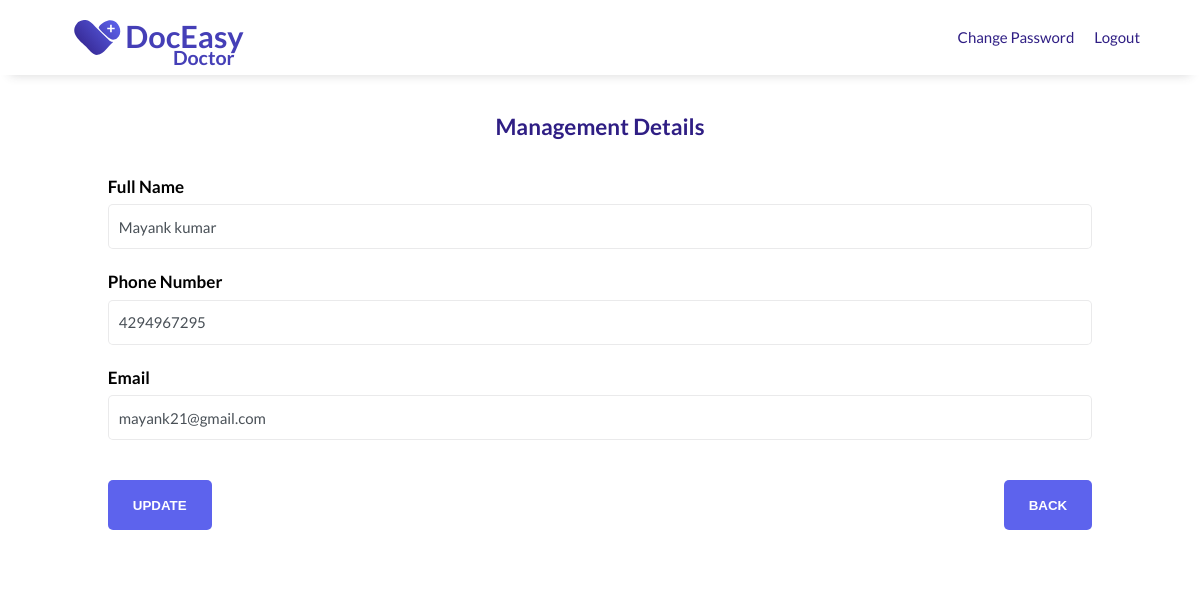
Screenshot of /public/dashboard/ProfilePage/updateManagementProfile.php (signed in) with the database file from the repository.
### tables this page shows
CREATE TABLE `management` (
  `m_id` int(2) UNSIGNED NOT NULL,
  `clinic_id` int(4) UNSIGNED DEFAULT NULL,
  `username` varchar(10) NOT NULL,
  `password` int(10) UNSIGNED NOT NULL,
  `full_name` varchar(50) NOT NULL,
  `phn_no` int(10) UNSIGNED NOT NULL,
  `Email` varchar(50) NOT NULL
);

### public/dashboard/ProfilePage/updateManagementProfile.php (the view, shortened to what this page needs)
<?php
include "../../config.php";
if ($_SESSION["loggedIn"]) {
?>
    <!DOCTYPE html>
    <html lang="en">
    <head>
        <link rel="stylesheet" type="text/css" href="/assets/css/managementRegister.css" />
    </head>
    <body>
        <?php
        $uname =  $_SESSION["uname"];
        $sql = "SELECT * FROM management,clinic WHERE clinic.id = management.clinic_id AND username='$uname'";
        $result = $conn->query($sql);
        $row = $result->fetch_assoc();
        if ($row) {
        ?>
            <header id="header">
                <div class="logo">
                    <a href="../managementDash.php">
                        <img class="logo-img" id="header-img" src="/assets/images/doceasy/doceasy-doctor-logo.svg" alt="DocEasy logo" />
                    </a>
                </div>
                <nav id="nav-bar">
                    <ul>
                        <li><a class="nav-link" href="./changePassword/managementPasswordUpdate.php">Change Password</a></li>
                        <li><a class="nav-link" href="/public/logout/managementLogout.php">Logout</a></li>
                    </ul>
                </nav>
            </header>
            <main>
                <section id="registration">
                    <h2>Management Details</h2>
                    <div class="grid">
                        <form id="form" action="" method="POST">
                            <div class="column-100">
                                <div class="form-group">
                                    <label id="name-label" for="full-name"><strong>Full Name</strong></label>
                                    <input type="text" name="full_name" class="form-control" id="full-name" placeholder="Full Name" value="<?php echo $row["full_name"] ?>" />
                                </div>
                            </div>
                            <div class="column-100">
                                <div class="form-group">
                                    <label id="phn-label" for="phn-no"><strong>Phone Number</strong></label>
                                    <input type="tel" name="phn_no" class="form-control" id="phn-no" placeholder="Phone Number" value="<?php echo $row["phn_no"] ?>" />
                                </div>
                            </div>
                            <div class="column-100">
                                <div class="form-group">
                                    <label id="email-label" for="email"><strong>Email</strong></label>
                                    <input type="email" name="Email" class="form-control" id="email" placeholder="Email address" value="<?php echo $row["Email"] ?>" />
                                </div>
                            </div>
                            <div class="column-50">
                                <div class="form-group">
                                    <input id="submit" type="submit" name="update" value="Update" class="btn" />
                                </div>
                            </div>
                            <div class="column-50">
                                <div class="form-group">
                                    <a href="../managementDash.php">
                                        <input id="back" type="button" value="back" class="btn" />
                                    </a>
                                </div>
                            </div>
                        </form>
                    </div>
                </section>
            </main>
    </body>
<?php
        }
    } else {
        header("Location: /public/login/ManagementLogin.php");
    }
?>
    </html>

### assets/css/managementRegister.css (style rules this page uses)
* { margin: 0; padding: 0; box-sizing: border-box; scroll-behavior: smooth; }
html { font-size: 10px; }
body { font-size: 1.5rem; line-height: 1.5; font-family: "Lato", sans-serif; color: #37383a; }
h2 { margin-bottom: 3rem; }
li { list-style: none; }
a { color: #2f1e84; text-decoration: none; }
img { max-width: 100%; height: auto; display: block; }
.column-50 { float: left; width: 50%; padding: 0 4%; }
.column-100 { float: left; padding: 0 4%; width: 100%; }
.grid::after { content: ""; display: table; clear: both; }
.btn { text-transform: uppercase; font-weight: 600; color: #fff; background-color: #5d63ed; padding: 1.7rem 2.5rem; margin: 1.5rem 0; height: 5rem; border: 0; border-radius: 5px; cursor: pointer; outline: none; }
.logo-img { width: 100%; max-width: 200px; }
header { padding: 0 5rem; width: 100%; position: fixed; top: 0; min-height: 75px; display: flex; justify-content: space-between; align-items: center; background-color: #fff; box-shadow: 0 1rem 1rem -1rem rgba(55, 56, 58, 0.2); }
nav { font-weight: 400; }
nav > ul { display: flex; flex-direction: row; justify-content: space-around; }
nav li { padding: 0px 10px 0px 10px; }
#registration { padding: 11rem 5rem 4rem 5rem; text-align: center; color: #2f1e84; }
form { margin: 1.5rem; text-align: left; }
label { display: flex; align-items: center; margin-bottom: 0.5rem; color: black; font-size: 17px; }
.form-group { margin-bottom: 2rem; }
.form-group #back { float: right; }
.form-control { display: block; width: 100%; height: 4.5rem; padding: 1rem; color: #495057; background-color: #fff; border: 1px solid rgba(55, 56, 58, 0.1); border-radius: 5px; transition: border-color 0.15s ease-in-out, box-shadow 0.15s ease-in-out; }
.form-control, .input-address { margin: 0; font-family: inherit; font-size: inherit; line-height: inherit; }

### rows the page displays
management: full_name "Mayank kumar", phn_no "4294967295", Email "mayank21@gmail.com"
